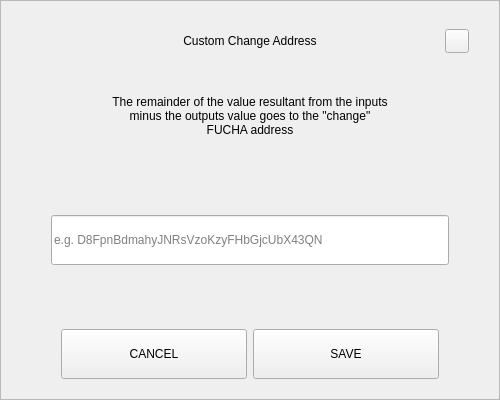
<?xml version="1.0" encoding="UTF-8"?>
<ui version="4.0">
 <class>SendChangeAddressDialog</class>
 <widget class="QDialog" name="SendChangeAddressDialog">
  <property name="geometry">
   <rect>
    <x>0</x>
    <y>0</y>
    <width>500</width>
    <height>400</height>
   </rect>
  </property>
  <property name="windowTitle">
   <string>Dialog</string>
  </property>
  <layout class="QVBoxLayout" name="verticalLayout">
   <property name="spacing">
    <number>0</number>
   </property>
   <property name="leftMargin">
    <number>0</number>
   </property>
   <property name="topMargin">
    <number>0</number>
   </property>
   <property name="rightMargin">
    <number>0</number>
   </property>
   <property name="bottomMargin">
    <number>0</number>
   </property>
   <item>
    <widget class="QFrame" name="frame">
     <property name="styleSheet">
      <string notr="true"/>
     </property>
     <property name="frameShape">
      <enum>QFrame::StyledPanel</enum>
     </property>
     <property name="frameShadow">
      <enum>QFrame::Raised</enum>
     </property>
     <layout class="QVBoxLayout" name="verticalLayout_2" stretch="0,0,0,0,0,0,0">
      <property name="spacing">
       <number>0</number>
      </property>
      <property name="leftMargin">
       <number>30</number>
      </property>
      <property name="topMargin">
       <number>20</number>
      </property>
      <property name="rightMargin">
       <number>30</number>
      </property>
      <property name="bottomMargin">
       <number>20</number>
      </property>
      <item>
       <layout class="QHBoxLayout" name="horizontalLayout_3">
        <property name="spacing">
         <number>0</number>
        </property>
        <item>
         <spacer name="horizontalSpacer_2">
          <property name="orientation">
           <enum>Qt::Horizontal</enum>
          </property>
          <property name="sizeHint" stdset="0">
           <size>
            <width>40</width>
            <height>20</height>
           </size>
          </property>
         </spacer>
        </item>
        <item>
         <widget class="QLabel" name="labelTitle">
          <property name="minimumSize">
           <size>
            <width>0</width>
            <height>40</height>
           </size>
          </property>
          <property name="maximumSize">
           <size>
            <width>16777215</width>
            <height>40</height>
           </size>
          </property>
          <property name="styleSheet">
           <string notr="true">padding-left:24px;</string>
          </property>
          <property name="text">
           <string>Custom Change Address</string>
          </property>
          <property name="alignment">
           <set>Qt::AlignCenter</set>
          </property>
          <property name="margin">
           <number>7</number>
          </property>
         </widget>
        </item>
        <item>
         <spacer name="horizontalSpacer">
          <property name="orientation">
           <enum>Qt::Horizontal</enum>
          </property>
          <property name="sizeHint" stdset="0">
           <size>
            <width>40</width>
            <height>20</height>
           </size>
          </property>
         </spacer>
        </item>
        <item>
         <widget class="QPushButton" name="btnEsc">
          <property name="minimumSize">
           <size>
            <width>24</width>
            <height>24</height>
           </size>
          </property>
          <property name="maximumSize">
           <size>
            <width>24</width>
            <height>24</height>
           </size>
          </property>
          <property name="focusPolicy">
           <enum>Qt::NoFocus</enum>
          </property>
          <property name="text">
           <string/>
          </property>
         </widget>
        </item>
       </layout>
      </item>
      <item>
       <spacer name="verticalSpacer_2">
        <property name="orientation">
         <enum>Qt::Vertical</enum>
        </property>
        <property name="sizeType">
         <enum>QSizePolicy::Fixed</enum>
        </property>
        <property name="sizeHint" stdset="0">
         <size>
          <width>20</width>
          <height>20</height>
         </size>
        </property>
       </spacer>
      </item>
      <item alignment="Qt::AlignHCenter">
       <widget class="QLabel" name="labelMessage">
        <property name="minimumSize">
         <size>
          <width>0</width>
          <height>70</height>
         </size>
        </property>
        <property name="text">
         <string>The remainder of the value resultant from the inputs minus the outputs value goes to the &quot;change&quot; FUCHA address</string>
        </property>
        <property name="alignment">
         <set>Qt::AlignCenter</set>
        </property>
        <property name="wordWrap">
         <bool>true</bool>
        </property>
       </widget>
      </item>
      <item>
       <spacer name="verticalSpacer_3">
        <property name="orientation">
         <enum>Qt::Vertical</enum>
        </property>
        <property name="sizeHint" stdset="0">
         <size>
          <width>20</width>
          <height>40</height>
         </size>
        </property>
       </spacer>
      </item>
      <item>
       <layout class="QHBoxLayout" name="horizontalLayout_2">
        <property name="spacing">
         <number>0</number>
        </property>
        <property name="leftMargin">
         <number>20</number>
        </property>
        <property name="rightMargin">
         <number>20</number>
        </property>
        <item>
         <widget class="QLineEdit" name="lineEditAddress">
          <property name="minimumSize">
           <size>
            <width>0</width>
            <height>50</height>
           </size>
          </property>
          <property name="placeholderText">
           <string notr="true">e.g. D8FpnBdmahyJNRsVzoKzyFHbGjcUbX43QN</string>
          </property>
         </widget>
        </item>
       </layout>
      </item>
      <item>
       <spacer name="verticalSpacer">
        <property name="orientation">
         <enum>Qt::Vertical</enum>
        </property>
        <property name="sizeHint" stdset="0">
         <size>
          <width>20</width>
          <height>40</height>
         </size>
        </property>
       </spacer>
      </item>
      <item>
       <layout class="QHBoxLayout" name="horizontalLayout" stretch="2,2">
        <property name="spacing">
         <number>6</number>
        </property>
        <property name="leftMargin">
         <number>30</number>
        </property>
        <property name="rightMargin">
         <number>30</number>
        </property>
        <item>
         <widget class="QPushButton" name="btnCancel">
          <property name="minimumSize">
           <size>
            <width>180</width>
            <height>50</height>
           </size>
          </property>
          <property name="focusPolicy">
           <enum>Qt::NoFocus</enum>
          </property>
          <property name="text">
           <string>CANCEL</string>
          </property>
         </widget>
        </item>
        <item>
         <widget class="QPushButton" name="btnSave">
          <property name="minimumSize">
           <size>
            <width>180</width>
            <height>50</height>
           </size>
          </property>
          <property name="focusPolicy">
           <enum>Qt::NoFocus</enum>
          </property>
          <property name="text">
           <string>SAVE</string>
          </property>
         </widget>
        </item>
       </layout>
      </item>
     </layout>
    </widget>
   </item>
  </layout>
 </widget>
 <resources/>
 <connections/>
</ui>
